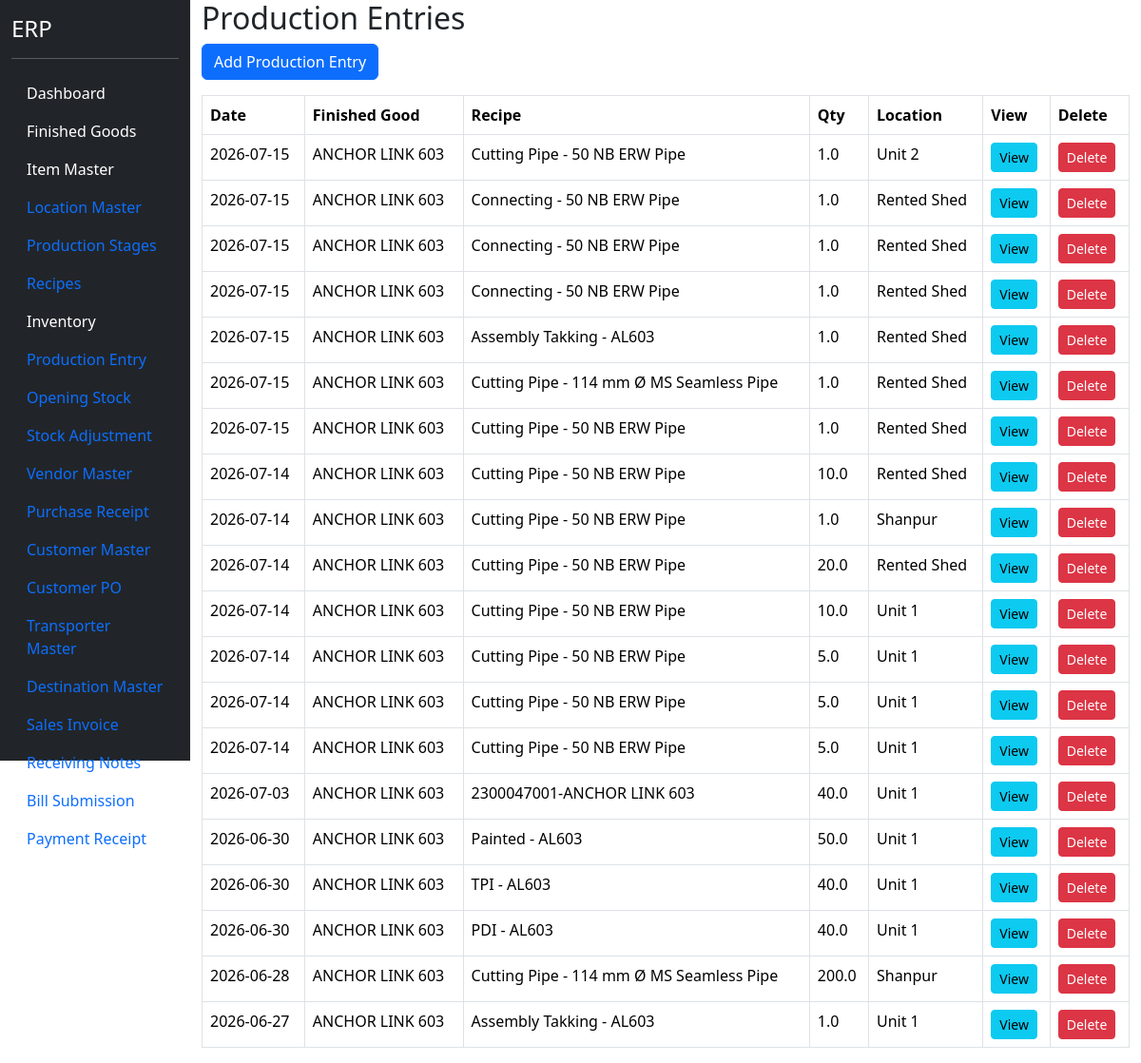
Before: /production (signed in) with the older database file.
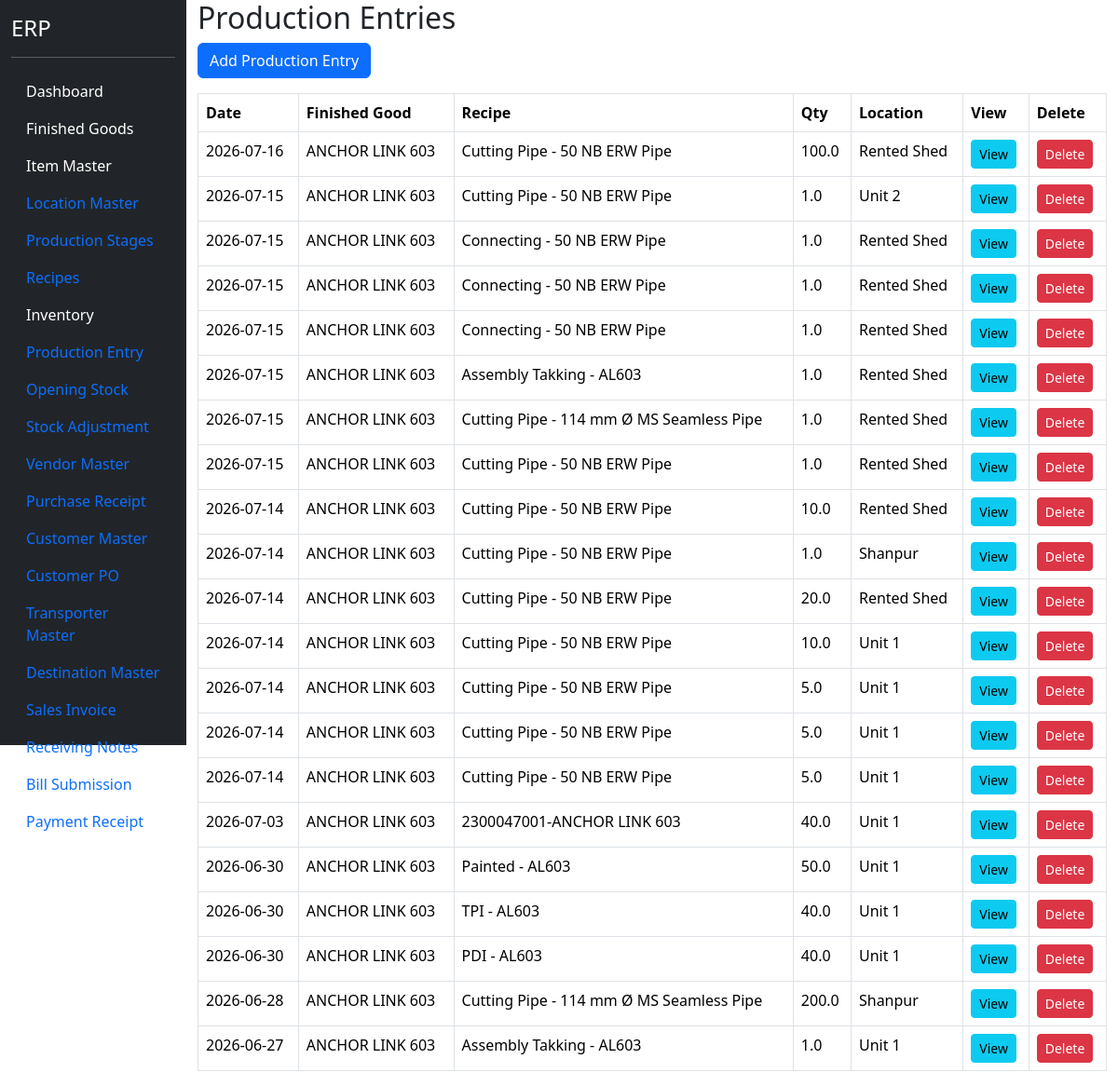
After: the same page with the newer database file.
### models.py (models this page shows)
class ProductionEntry(db.Model):
    __tablename__ = "production_entry"
    id = db.Column(
        db.Integer,
        primary_key=True
    )
    production_date = db.Column(
        db.Date,
        nullable=False
    )
    recipe_id = db.Column(
        db.Integer,
        db.ForeignKey("recipe_header.id"),
        nullable=False
    )
    production_qty = db.Column(
        db.Float,
        nullable=False
    )
    location_id = db.Column(
        db.Integer,
        db.ForeignKey("location_master.id"),
        nullable=False
    )
    remarks = db.Column(
        db.String(500)
    )
    recipe = db.relationship(
        "RecipeHeader"
    )
    location = db.relationship(
        "LocationMaster"
    )
    details = db.relationship(
    "ProductionEntryDetail",
    backref="production_entry",
    cascade="all, delete-orphan"
    )

class FinishedGood(db.Model):
    __tablename__ = "finished_goods"
    id = db.Column(db.Integer, primary_key=True)
    fg_code = db.Column(
        db.String(50),
        unique=True,
        nullable=False
    )
    fg_name = db.Column(
        db.String(200),
        nullable=False
    )
    pl_number = db.Column(
        db.String(100),
        nullable=True
    )
    uvam_reference = db.Column(
        db.String(500),
        nullable=True
    )
    items = db.relationship(
    "ItemMaster",
    backref="finished_good",
    lazy=True
    )
    active = db.Column(
        db.Boolean,
        default=True
    )

class RecipeHeader(db.Model):
    __tablename__ = "recipe_header"
    id = db.Column(
        db.Integer,
        primary_key=True
    )
    output_item_id = db.Column(
        db.Integer,
        db.ForeignKey("item_master.id"),
        nullable=False
    )
    output_qty = db.Column(
        db.Float,
        nullable=False,
        default=1
    )
    recipe_name = db.Column(
        db.String(200)
    )
    production_stage_id = db.Column(
        db.Integer,
        db.ForeignKey(
            "production_stage_master.id"
        )
    )
    active = db.Column(
        db.Boolean,
        default=True
    )
    output_item = db.relationship(
        "ItemMaster"
    )
    production_stage = db.relationship(
        "ProductionStageMaster"
    )
    inputs = db.relationship(
    "RecipeInput",
    backref="recipe",
    cascade="all, delete-orphan"
    )
    byproducts = db.relationship(
    "RecipeByProduct",
    backref="recipe",
    cascade="all, delete-orphan"
    )

class LocationMaster(db.Model):
    __tablename__ = "location_master"
    id = db.Column(
        db.Integer,
        primary_key=True
    )
    location_code = db.Column(
        db.String(20),
        unique=True,
        nullable=False
    )
    location_name = db.Column(
        db.String(100),
        nullable=False
    )
    active = db.Column(
        db.Boolean,
        default=True
    )

### blueprints/masters/routes.py (the view)
@masters_bp.route("/production")
@login_required
def production():
    production_list = ProductionEntry.query.order_by(
        ProductionEntry.production_date.desc()
    ).all()
    return render_template(
        "production.html",
        production_list=production_list
    )

### app.py (called while the page is built)
@login_manager.user_loader
def load_user(user_id):
    return User.query.get(int(user_id))

### templates/production.html (shortened to what this page needs)
{% extends "base.html" %}
{% block content %}
<h2>
</h2>
<a
    href="/production/add"
    class="btn btn-primary mb-3">
    Add Production Entry
</a>
<table class="table table-bordered">
    <thead>
        <tr>
            <th>Date</th>
            <th>Finished Good</th>
            <th>Recipe</th>
            <th>Qty</th>
            <th>Location</th>
            <th>View</th>
            <th>Delete</th>
        </tr>
    </thead>
    <tbody>
    {% for row in production_list %}
        <tr>
            <td>
                {{ row.production_date }}
            </td>
             <td>
                {{ row.recipe.output_item.finished_good.fg_name }}
            </td>
            <td>
                {{ row.recipe.recipe_name }}
            </td>
            <td>
                {{ row.production_qty }}
            </td>
            <td>
                {{ row.location.location_name }}
            </td>
            <td>
                <a
                    href="/production/view/{{ row.id }}"
                    class="btn btn-info btn-sm">
                    View
                </a>
            </td>
            <td>
                <button
                    type="button"
                    class="btn btn-danger btn-sm delete-btn"
                    data-id="{{ row.id }}">
                    Delete
                </button>
            </td>
        </tr>
    {% endfor %}
    </tbody>
</table>
{% endblock %}

### templates/base.html (shortened to what this page needs)
<!DOCTYPE html>
<html>
<head>
<link href="https://cdn.jsdelivr.net/npm/bootstrap@5.3.3/dist/css/bootstrap.min.css" rel="stylesheet">
<link href="https://cdn.jsdelivr.net/npm/select2@4.1.0-rc.0/dist/css/select2.min.css" rel="stylesheet" />
<link href="https://cdn.jsdelivr.net/npm/tom-select/dist/css/tom-select.bootstrap5.min.css" rel="stylesheet">
<link rel="stylesheet"
href="https://cdn.datatables.net/1.13.8/css/jquery.dataTables.min.css">
<link rel="stylesheet"
href="https://cdn.datatables.net/buttons/2.4.2/css/buttons.dataTables.min.css">
<link rel="stylesheet"
href="https://cdn.datatables.net/fixedheader/3.4.0/css/fixedHeader.dataTables.min.css">
<link rel="stylesheet"
href="https://cdn.datatables.net/fixedcolumns/4.3.0/css/fixedColumns.dataTables.min.css">
</head>
<body>
<div class="container-fluid">
<div class="row">
<div class="col-2 bg-dark text-white vh-100">
<h4 class="mt-3">ERP</h4>
<hr>
<ul class="nav flex-column">
<li class="nav-item">
<a class="nav-link text-white"
href="/dashboard">
Dashboard
</a>
</li>
<li class="nav-item">
<a class="nav-link text-white"
href="/finished-goods">
Finished Goods
</a>
</li>
<li class="nav-item">
    <a class="nav-link text-white"
       href="/items">
       Item Master
    </a>
</li>
<li class="nav-item">
    <a class="nav-link" href="/locations">
        Location Master
    </a>
</li>
<li class="nav-item">
    <a href="/production-stages"
       class="nav-link">
        Production Stages
    </a>
</li>
<li class="nav-item">
    <a href="/recipes"
       class="nav-link">
        Recipes
    </a>
</li>
<li class="nav-item">
    <a href="/inventory"
       class="nav-link text-white">
        Inventory
    </a>
</li>
<li class="nav-item">
    <a href="/production"
       class="nav-link">
        Production Entry
    </a>
</li>
<li class="nav-item">
    <a href="/opening-stock"
       class="nav-link">
        Opening Stock
    </a>
</li>
<li class="nav-item">
    <a href="/stock-adjustment"
       class="nav-link">
        Stock Adjustment
    </a>
</li>
<li class="nav-item">
    <a href="/vendors"
       class="nav-link">
        Vendor Master
    </a>
</li>
<li class="nav-item">
    <a href="/purchase-receipt"
       class="nav-link">
        Purchase Receipt
    </a>
</li>
<li class="nav-item">
<a
class="nav-link"
href="/customers">
Customer Master
</a>
</li>
<li class="nav-item">
<a
class="nav-link"
href="/customer-po">
Customer PO
</a>
</li>
<li class="nav-item">
<a
class="nav-link"
href="/transporter">
Transporter Master
</a>
</li>
<li class="nav-item">
<a
class="nav-link"
href="/destination">
Destination Master
</a>
</li>
<li class="nav-item">
<a
class="nav-link"
href="/sales-invoice">
Sales Invoice
</a>
</li>
<li>
    <a
        class="nav-link"
        href="/receiving-note">
        Receiving Notes
    </a>
</li>
<li>
    <a
        class="nav-link"
        href="/bill-submission">
        Bill Submission
    </a>
</li>
<li class="nav-item">
<a
class="nav-link"
href="{{ url_for('masters.payment') }}">
Payment Receipt
</a>
</li>
<li class="nav-item">
<a class="nav-link text-white"
href="/logout">
</a>
</li>
</ul>
</div>
<div class="col-10">
<link
rel="stylesheet"
href="https://cdn.datatables.net/1.13.8/css/jquery.dataTables.min.css">
{% block content %}
{% endblock %}
</div>
</div>
</div>
</body>
</html>

Changed rows visible on the page:
added ProductionEntry: production_date "2026-07-16", recipe.output_item.finished_good.fg_name "ANCHOR LINK 603", recipe.recipe_name "Cutting Pipe - 50 NB ERW Pipe", production_qty "100.0", location.location_name "Rented Shed"
